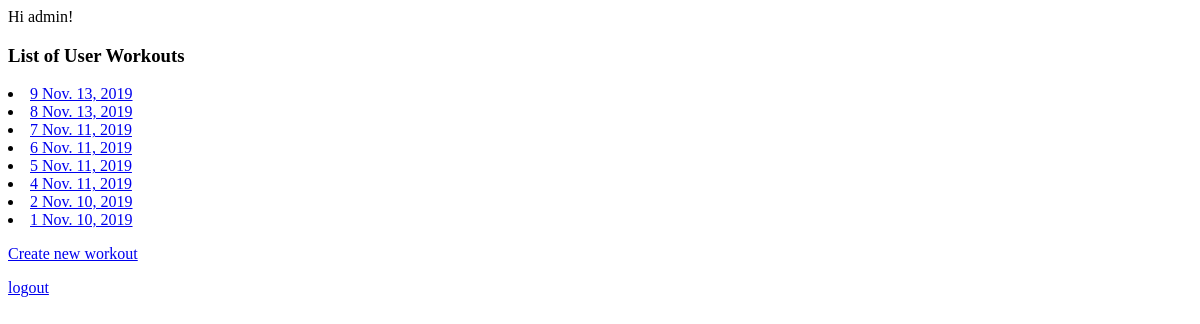
The app's page / (signed in), older data.
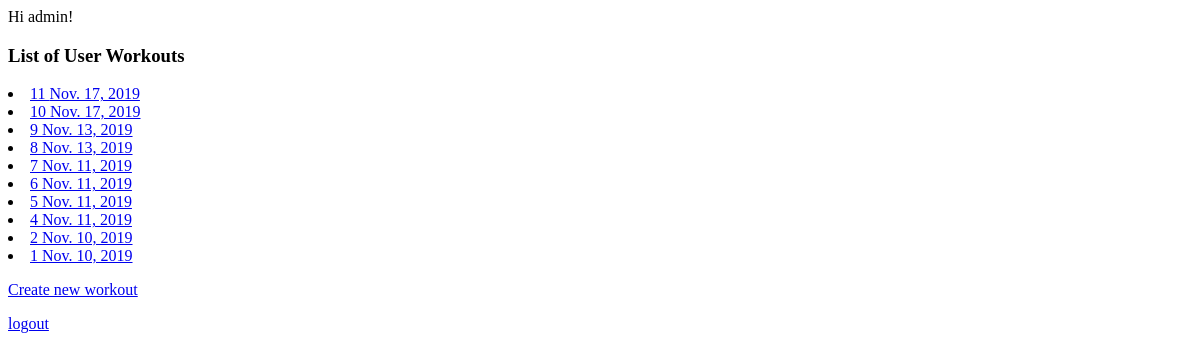
The same page, newer data.
### exerlogger/models.py (models this page shows, shortened)
class Workout(TimeStampedModel):
    date = models.DateField(_("date"), default=date.today)
    user = models.ForeignKey(User, verbose_name=_("user"), on_delete=models.CASCADE, default=1)
    class Meta:
        verbose_name = _("workout")
        verbose_name_plural = _("workouts")

### exerlogger/views.py (the view)
# urls.py: path('', user_homepage, name='home'),
@login_required
def user_homepage(request, self=None):
    context = {}
    all_drills = Drill.objects.all()
    context.update({'all_drills': all_drills})
    all_exercises = Exercise.objects.all()
    context.update({'all_exercises': all_exercises})
    user_workouts = Workout.objects.filter(user=request.user).order_by('-id')
    context.update({'user_workouts': user_workouts})
    return render(request, 'userspace/index.html', context)

### templates/userspace/index.html (shortened to what this page needs)
{% extends 'userspace/base.html' %}
{% block content %}
{% if user.is_authenticated %}
  Hi {{ user.username }}!
    <h3>List of User Workouts</h3>
    {% for workout in user_workouts %}
    <tr>
      <li><a href="{% url 'workout_detail' workout.id %}"> {{ workout.id}} {{ workout.date }} </a></li>
    </tr>
    {% endfor %}
  <p><a href="{% url 'new_workout' %}">Create new workout</a></p>
  <p><a href="{% url 'logout' %}">logout</a></p>
{% else %}
  <p>You are not logged in</p>
  <a href="{% url 'login' %}">login</a>
{% endif %}
{% endblock %}

Row changes from the older to the newer data that the page shows:
added Workout: id "11", date "Nov. 17, 2019"
added Workout: id "10", date "Nov. 17, 2019"
